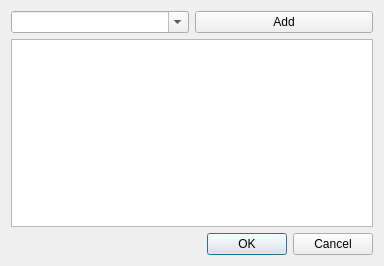
<?xml version="1.0" encoding="UTF-8"?>
<ui version="4.0">
 <class>Dialog</class>
 <widget class="QDialog" name="Dialog">
  <property name="geometry">
   <rect>
    <x>0</x>
    <y>0</y>
    <width>384</width>
    <height>266</height>
   </rect>
  </property>
  <property name="windowTitle">
   <string>Dialog</string>
  </property>
  <layout class="QVBoxLayout" name="verticalLayout">
   <item>
    <layout class="QHBoxLayout" name="horizontalLayout">
     <item>
      <widget class="QComboBox" name="comboBox">
       <property name="editable">
        <bool>true</bool>
       </property>
      </widget>
     </item>
     <item>
      <widget class="QPushButton" name="btnAdd">
       <property name="text">
        <string>Add</string>
       </property>
      </widget>
     </item>
    </layout>
   </item>
   <item>
    <widget class="QListWidget" name="listWidget">
     <property name="selectionMode">
      <enum>QAbstractItemView::MultiSelection</enum>
     </property>
    </widget>
   </item>
   <item>
    <widget class="QDialogButtonBox" name="buttonBox">
     <property name="standardButtons">
      <set>QDialogButtonBox::Cancel|QDialogButtonBox::Ok</set>
     </property>
    </widget>
   </item>
  </layout>
 </widget>
 <resources/>
 <connections/>
</ui>
